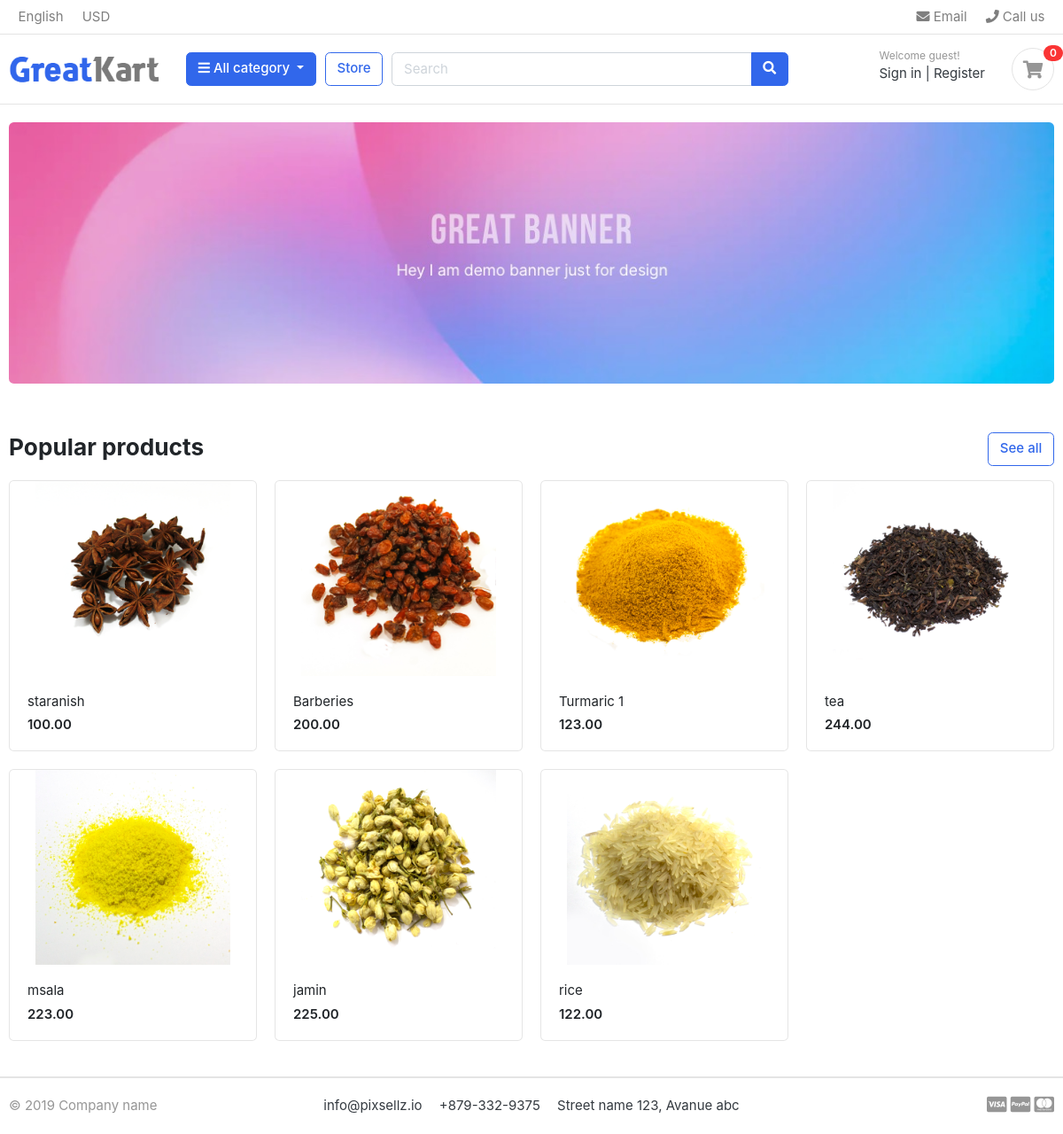
The page / on the database its author committed.
### store/models.py (models this page shows, shortened)
class Product(models.Model):
    product_name = models.CharField(max_length=200)
    slug = models.SlugField(max_length=200, unique=True)
    description = models.TextField(max_length=500, blank=True)
    price = models.DecimalField(max_digits=10, decimal_places=2)
    image = models.ImageField(upload_to='phots/products')
    stock = models.IntegerField()
    product_id = models.IntegerField()
    is_available = models.BooleanField(default=True)
    category = models.ForeignKey(Category, on_delete=models.CASCADE, related_name='products')
    created_date = models.DateTimeField(auto_now_add=True)
    modified_date = models.DateTimeField(auto_now=True)
    def get_url(self):
        return reverse("product_detail", args=[self.category.slug, self.slug])

### greatkart/views.py (the view)
# urls.py: 2. Add a URL to urlpatterns:  path('', views.home, name='home')
def home(request):
    products = Product.objects.all().filter(is_available = True)
    context = {
    'products': products,
    }
    return render(request, 'home.html', context)

### category/context_processors.py (called while the page is built)
def menu_links(request):
    links = Category.objects.all()
    return dict(links = links)

### category/models.py (called while the page is built)
    def get_url(self):
        return reverse('products_by_category', args=[self.slug])

### templates/home.html
{% extends 'base.html' %}
{% load static %}
{% block content %}
<section class="section-intro padding-y-sm">
<div class="container">
<div class="intro-banner-wrap">
	<img src="{% static 'images/banners/1.jpg' %}" class="img-fluid rounded">
</div>
</div>
</section>
<section class="section-name padding-y-sm">
<div class="container">
<header class="section-heading">
	<a href="{% url 'store' %}" class="btn btn-outline-primary float-right">See all</a>
	<h3 class="section-title">Popular products</h3>
</header>
<div class="row">
	{% for product in products %}
	<div class="col-md-3">
		<div class="card card-product-grid">
			<a href="{{product.get_url}}" class="img-wrap"> <img src="{{ product.image.url }}"> </a>
			<figcaption class="info-wrap">
				<a href="{{ product.get_url }}" class="title">{{ product.product_name }}</a>
				<div class="price mt-1">{{ product.price }}</div>
			</figcaption>
		</div>
	</div>
	{% endfor %}
</div>
</div>
</section>
</body>
</html>
{% endblock %}

### templates/base.html (shortened to what this page needs)
{% load static %}
<!DOCTYPE HTML>
<html lang="en">
<head>
<link href="{% static 'css/bootstrap.css' %}" rel="stylesheet" type="text/css"/>
<link href="{% static 'fonts/fontawesome/css/all.min.css' %} " type="text/css" rel="stylesheet">
<link href="{% static 'css/ui.css' %}" rel="stylesheet" type="text/css"/>
<link href="{% static 'css/responsive.css' %}" rel="stylesheet" media="only screen and (max-width: 1200px)" />
</head>
<body>
{% include 'includes/navbar.html' %}
{% block content %}
{% endblock %}
{% include 'includes/footer.html' %}

### templates/includes/navbar.html (shortened to what this page needs)
{% load static %}
<header class="section-header">
    <nav class="navbar p-md-0 navbar-expand-sm navbar-light border-bottom">
    <div class="container">
      <div class="collapse navbar-collapse" id="navbarTop4">
        <ul class="navbar-nav mr-auto">
            <li class="nav-item dropdown">
                 <a href="#" class="nav-link">   English </a>
            </li>
            <li class="nav-item dropdown">
                <a href="#" class="nav-link"> USD </a>
            </li>
        </ul>
        <ul class="navbar-nav">
            <li><a href="#" class="nav-link"> <i class="fa fa-envelope"></i> Email </a></li>
            <li><a href="#" class="nav-link"> <i class="fa fa-phone"></i> Call us </a></li>
        </ul>
      </div>
    </div>
    </nav>
    <section class="header-main border-bottom">
        <div class="container">
    <div class="row align-items-center">
        <div class="col-lg-2 col-md-3 col-6">
            <a href="./" class="brand-wrap">
                <img class="logo" src="{% static './images/logo.png' %}">
            </a>
        </div>
        <div class="col-lg col-sm col-md col-6 flex-grow-0">
            <div class="category-wrap dropdown d-inline-block float-right">
                <button type="button" class="btn btn-primary dropdown-toggle" data-toggle="dropdown">
                    <i class="fa fa-bars"></i> All category
                </button>
            </div>
        </div>
        <a href="./store.html" class="btn btn-outline-primary">Store</a>
        <div class="col-lg  col-md-6 col-sm-12 col">
            <form action="#" class="search">
                <div class="input-group w-100">
                    <input type="text" class="form-control" style="width:60%;" placeholder="Search">
                    <div class="input-group-append">
                      <button class="btn btn-primary" type="submit">
                        <i class="fa fa-search"></i>
                      </button>
                    </div>
                </div>
            </form>
        </div>
        <div class="col-lg-3 col-sm-6 col-8 order-2 order-lg-3">
                    <div class="d-flex justify-content-end mb-3 mb-lg-0">
                        <div class="widget-header">
                            <small class="title text-muted">Welcome guest!</small>
                            <div>
                                <a href="./signin.html">Sign in</a> <span class="dark-transp"> | </span>
                                <a href="./register.html"> Register</a>
                            </div>
                        </div>
                        <a href="./cart.html" class="widget-header pl-3 ml-3">
                            <div class="icon icon-sm rounded-circle border"><i class="fa fa-shopping-cart"></i></div>
                            <span class="badge badge-pill badge-danger notify">0</span>
                        </a>
                    </div>
                </div>
        </div>
    </div>
    </section>
</header>

### templates/includes/footer.html
{% load static %}
<footer class="section-footer border-top">
	<div class="container">
		<section class="footer-bottom border-top row">
			<div class="col-md-2">
				<p class="text-muted"> &copy 2019 Company name </p>
			</div>
			<div class="col-md-8 text-md-center">
				<span  class="px-2">info@pixsellz.io</span>
				<span  class="px-2">+879-332-9375</span>
				<span  class="px-2">Street name 123, Avanue abc</span>
			</div>
			<div class="col-md-2 text-md-right text-muted">
				<i class="fab fa-lg fa-cc-visa"></i>
				<i class="fab fa-lg fa-cc-paypal"></i>
				<i class="fab fa-lg fa-cc-mastercard"></i>
			</div>
		</section>
	</div>
</footer>

### greatkart/static/css/ui.css (style rules this page uses)
html { font-family: "Inter", sans-serif; font-size: 15px; }
.img-wrap { text-align: center; display: block; }
.img-wrap img { max-width: 100%; }
.icon-xs, .icon-sm, .icon-md, .icon-lg { display: inline-block; text-align: center; flex-shrink: 0; flex-grow: 0; }
.icon-sm { width: 48px; height: 48px; line-height: 48px !important; font-size: 20px; }
.padding-y-sm { padding-top: 20px; padding-bottom: 20px; }
.section-heading { margin-bottom: 20px; margin-top: 15px; }
.section-title { color: #212529; }
p:last-child { margin-bottom: 0; }
.header-main { position: relative; padding-top: 1rem; padding-bottom: 1rem; }
.brand-wrap .logo, .navbar-brand .logo { margin-right: 7px; max-height: 42px; display: inline-block; }
.widget-header { display: inline-block; vertical-align: middle; position: relative; }
.widget-header a { color: #343a40; }
.widget-header i { color: #969696; }
.widget-header .title { display: block; }
.widget-header .notify { position: absolute; top: -3px; right: -10px; }
.footer-bottom { padding-top: 20px; padding-bottom: 20px; }
[class*=card-product] a.title { color: #212529; display: block; }
[class*=card-product] .img-wrap { overflow: hidden; position: relative; }
[class*=card-product] .img-wrap img { height: 100%; max-width: 100%; width: auto; display: inline-block; -o-object-fit: cover; object-fit: cover; }
.card-product-grid { margin-bottom: 20px; }
.card-product-grid .img-wrap { border-radius: 0.2rem 0.2rem 0 0; height: 220px; }
.card-product-grid .info-wrap { overflow: hidden; padding: 18px 20px; }
.card .img-wrap { overflow: hidden; }
.notify { position: absolute; top: -4px; right: -10px; display: inline-block; padding: 0.25em 0.6em; font-size: 12px; line-height: 1; text-align: center; border-radius: 3rem; color: #fff; background-color: #fa3434; }
.price { font-weight: 600; color: #212529; }

### rows shown on the page
Product: image (picture), product_name "staranish", price "100.00"
Product: image (picture), product_name "Barberies", price "200.00"
Product: image (picture), product_name "Turmaric 1", price "123.00"
Product: image (picture), product_name "tea", price "244.00"
Product: image (picture), product_name "msala", price "223.00"
Product: image (picture), product_name "jamin", price "225.00"
Product: image (picture), product_name "rice", price "122.00"
